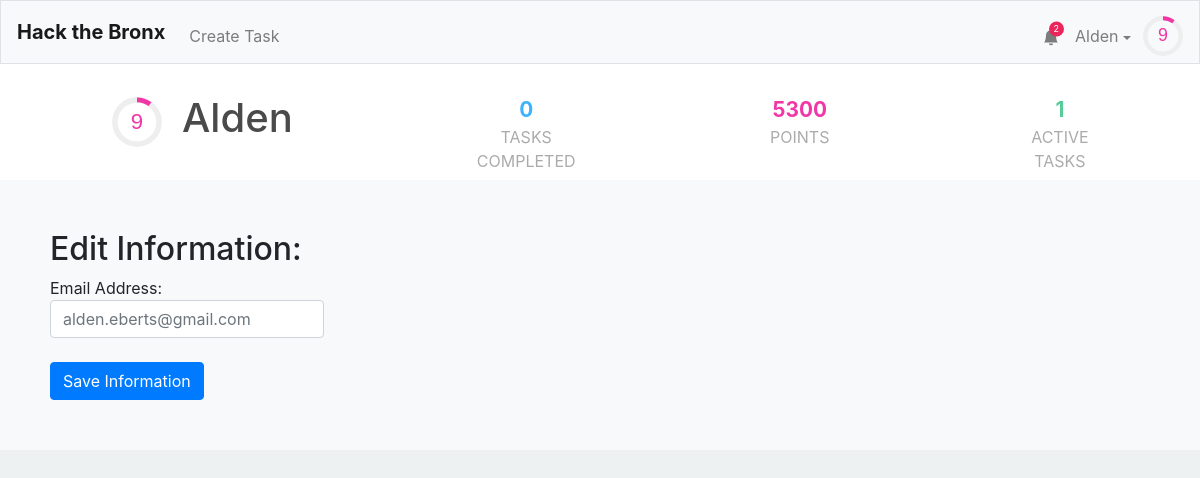
The app's page /editinfo (signed in) with its own data.
### tables this page shows
CREATE TABLE "users" (
	"id"	INTEGER NOT NULL UNIQUE,
	"username"	TEXT NOT NULL UNIQUE,
	"hash"	TEXT NOT NULL,
	"email"	TEXT,
	"tasks"	TEXT,
	"points"	INTEGER NOT NULL DEFAULT 0,
	"numcomplete"	INTEGER NOT NULL DEFAULT 0,
	"notifications"	BLOB,
	PRIMARY KEY("id" AUTOINCREMENT)
);

### application.py (the view)
@app.route("/editinfo", methods=["GET","POST"])
@login_required
def edit_information():
    user = getuser(session, db)
    alltasks = db.execute("SELECT * FROM tasks")
    tasks = []
    for task in alltasks:
        if (task['creator'] == user['id'] or user['id'] in debyte(task['collaborators'])):
            task['creator'] = user["username"]
            task["collaborators-count"] = len(debyte(task['collaborators']))
            task["points"] = calculate_points(task)
            tasks.append(task)
    email = user["email"]
    if request.method == "POST":
        email = request.form.to_dict()["email"]
        db.execute("UPDATE users SET email = :email WHERE id = :id", email=email, id=user["id"])
    return render_template("edit_information.html",user=user,email=email,task_count=len(tasks))

### application.py (called while the page is built)
@app.after_request
def after_request(response):
    response.headers["Cache-Control"] = "no-cache, no-store, must-revalidate"
    response.headers["Expires"] = 0
    response.headers["Pragma"] = "no-cache"
    return response

### helpers.py (called while the page is built)
def login_required(f):
    @wraps(f)
    def decorated_function(*args, **kwargs):
        if session.get("user_id") is None:
            return redirect("/login")
        return f(*args, **kwargs)
    return decorated_function

def debyte(obj):
    return pickle.loads(obj)

def getuser(session, db):
    user =  db.execute("SELECT * FROM users WHERE id = :id", id=session["user_id"])[0]
    user["level"]=int(user['points']**.5//8)
    user["level-progress"] = (user['points']**.5/8-user["level"])*100
    user["notifications"] = debyte(user["notifications"]) if user["notifications"] else []
    user["notification-amount"] = len(user["notifications"])
    return user

def calculate_points(task):
    if task['hmin'] and task['hmax']:
        total = int(min((task['hmin']+task['hmax'])/2 * 100, 500))
    else:
        total = 0
    return total

### templates/edit_information.html (shortened to what this page needs)
{% extends "layout.html" %}
{% block head %}
    <link href="/static/profile.css" rel="stylesheet">
{% endblock %}
{% block mainnocont %}
	<div class="profile-outer">
		<div class = "name-section">
		 	<div style="display: flex; align-items: center;">
				<div style = "margin-left: 12px;">
					<svg viewBox="0 0 36 36" class="level-display-outer">
						<path class="level-display-bg"
			        d="M18 2.0845
			          a 15.9155 15.9155 0 0 1 0 31.831
			          a 15.9155 15.9155 0 0 1 0 -31.831"
			      />
					  <path class = "level-display"
					    d="M18 2.0845
					      a 15.9155 15.9155 0 0 1 0 31.831
					      a 15.9155 15.9155 0 0 1 0 -31.831"
					    fill="none"
					    stroke="#444";
					    stroke-width="1";
					    stroke-dasharray="{{ user["level-progress"] }}, 100";
					  />
					  <text x="18" y="22.8" class="level">{{user["level"]}}</text>
					</svg>
				</div>
				<h1 class="profile-username">{{user["username"]}}</h1>
			</div>
			<div class = "tasks-completed">
				<span>{{ user["numcomplete"] }}</span>
				<div>Tasks Completed</div>
			</div>
			<div class = "point-count">
				<span>{{ user["points"] }}</span>
				<div>Points</div>
			</div>
			<div class = "active-tasks">
				<span>{{ task_count }}</span>
				<div>Active Tasks</div>
			</div>
		</div>
		<div class = "information">
			<h2>Edit Information: </h2>
				<form id = "taskform" action="/editinfo" method="post">
	        <div class="form-group">
	          <label>
	          	Email Address: <input autocomplete="off" autofocus class="form-control" name="email" id = "email" placeholder="{{email}}" type="email">
	          </label>
	        </div>
	        <button class="btn btn-primary" type="submit">Save Information</button>
	    </form>
		</div>
	</div>
{% endblock %}

### templates/layout.html (shortened to what this page needs)
<!DOCTYPE html>
<html lang="en">
    <head>
        <link href="https://maxcdn.bootstrapcdn.com/bootstrap/4.1.3/css/bootstrap.min.css" rel="stylesheet">
        {% block head %}{% endblock %}
        <link href="/static/styles.css" rel="stylesheet">
    </head>
    <body>
        <nav style = "height: 8vh" class="navbar navbar-expand-md navbar-light bg-light border">
            <a class="navbar-brand" href="/"><b>Hack the Bronx</b></a>
            <div class="collapse navbar-collapse" id="navbar">
                {% if session.user_id %}
                    <ul class="navbar-nav mt-2">
                        <li class="nav-item"><a class="nav-link" href="/taskCreation">Create Task</a></li>
                    </ul>
                    <ul class="navbar-nav ml-auto mt-2">
                        <li style="position: relative; transform:translateX(8px) translateY(7.5px);"class="nav-item"><a class="nav-link" href="/notifications"><svg xmlns="http://www.w3.org/2000/svg" width="16" height="16" fill="currentColor" class="bi bi-bell-fill" viewBox="0 0 16 16">
  <path d="M8 16a2 2 0 0 0 2-2H6a2 2 0 0 0 2 2zm.995-14.901a1 1 0 1 0-1.99 0A5.002 5.002 0 0 0 3 6c0 1.098-.5 6-2 7h14c-1.5-1-2-5.902-2-7 0-2.42-1.72-4.44-4.005-4.901z"/>
</svg></a><span style="display:{{ "none" if user["notification-amount"] == 0 else "flex" }};" class="notification-circle">{{user["notification-amount"]}}</span></li>
                        <li class="nav-item">
                            <div id="user-information-dropdown">
                              <button onclick="showUserDropdown()" id="user-information-dropname" class="nav-link">{{ session.user_name }} <span class="dropdown-caret"></span></button>
                            </div>
                        </li>
                        <li class="nav-item">
                            <div style = "margin-left: -4px;">
                                <svg viewBox="0 0 36 36" style="transform: translateY(8px); width: 40px;">
                                    <path class="level-display-bg"
                                d="M18 2.0845
                                  a 15.9155 15.9155 0 0 1 0 31.831
                                  a 15.9155 15.9155 0 0 1 0 -31.831"
                              />
                                  <path class = "level-display"
                                    d="M18 2.0845
                                      a 15.9155 15.9155 0 0 1 0 31.831
                                      a 15.9155 15.9155 0 0 1 0 -31.831"
                                    fill="none"
                                    stroke="#444";
                                    stroke-width="1";
                                    stroke-dasharray="{{ user["level-progress"] }}, 100";
                                  />
                                  <text x="18" y="22.8" class="level">{{user["level"]}}</text>
                                </svg>
                            </div>
                        </li>
                    </ul>
                {% endif %}
            </div>
        </nav>
        {% block mainnocont %}{% endblock %}
        <main class="container p-5">
        </main>
    </body>
</html>

### static/profile.css (style rules this page uses)
.profile-username { color:var(--text-medium-1); margin-left: 20px; }
.name-section,.name-wrapper { color: var(--text-medium-2); padding: 30px 100px; background: white; width: 100%; display: flex; }
.information { left:0; right: 0; display: block; background: var(--foreground-1); width: 100%; padding: 50px 50px; }
.tasks-completed { display: flex; flex-direction: column; align-items-content: center; text-align: center; width: 200px; padding: 0; height: 50px; margin-left: 180px; }
.tasks-completed span { font-weight: bold; font-size: 1.3em; color: var(--focus-skyblue); }
.tasks-completed div { color: var(--text-light); text-transform: uppercase; }
.point-count { display: flex; flex-direction: column; align-items-content: center; text-align: center; width: 150px; height: 50px; margin-left: 180px; }
.point-count span { font-weight: bold; font-size: 1.3em; color: var(--focus-pink); }
.point-count div { color: var(--text-light); text-transform: uppercase; }
.active-tasks { display: flex; flex-direction: column; align-items-content: center; text-align: center; width: 150px; height: 50px; margin-left: 180px; }
.active-tasks span { font-weight: bold; font-size: 1.3em; color: var(--focus-mint); }
.active-tasks div { color: var(--text-light); text-transform: uppercase; }
body { background: var(--background-1); }

### static/styles.css (style rules this page uses)
:root { --text-main: #323232; --text-weak: #525252; --text-medium-1: #4a4a4a; --text-medium-2: #3d3d3d; --text-light: #ababab; --input-text: #495057; --input-border: #ced4da; --table-border: #ddd; --close-button: #aaa; --close-button-hover: black; --level-display-bg: #eee; --foreground-0: white; --foreground-1: #F8F9FA; --foreground-2: #e5e5f7; --foreground-3: #F5F5FF; --foreground-4: #f2f2f2; --tag-text: #8282a1; --tag-remove:#b4b4d4; --border-1: #DEE2E6; --background-1: #EDF1F2; --focus-skyblue: #3DB2FF; --focus-pink: #f037a5; --focus-mint: #57CC99; --focus-selectblue : #007bff; --focus-navyblue: #2D46B9; --focus-green-light: #2FDD92; --focus-green-dark: #34BE82; --focus-red-light: #EC255A; --focus-red-dark: #d11749; --error-red: #ff759d; --error-text: #8a1134; font-size: 2vh; }
#user-information-dropname { background: none; padding: 16px; border: none; cursor: pointer; }
.dropdown-caret { display: inline-block; width: 0; height: 0; vertical-align: middle; content: ""; border-style: solid; border-width: 4px 4px 0; border-right-color: transparent; border-bottom-color: transparent; border-left-color: transparent; }
#user-information-dropname { position: relative; display: inline-block; }
.level-display-outer { width: 50px; }
.level { fill: var(--focus-pink); font-family: sans-serif; font-size: 1em; text-anchor: middle; }
.notification-circle { content: ""; position: absolute; top: 10%; right: 10%; width: 15px; height: 15px; border-radius: 50%; background: var(--focus-red-light); font-size: 9px; justify-content: center; align-items: center; color: white; }

### records on screen
users: user_name "Alden", username "Alden", numcomplete "0", points "5300", email "alden.eberts@gmail.com"

### other values on screen
{{ user["notification-amount"] }} "2"
{{ user["level"] }} "9"
{{ task_count }} "1"
